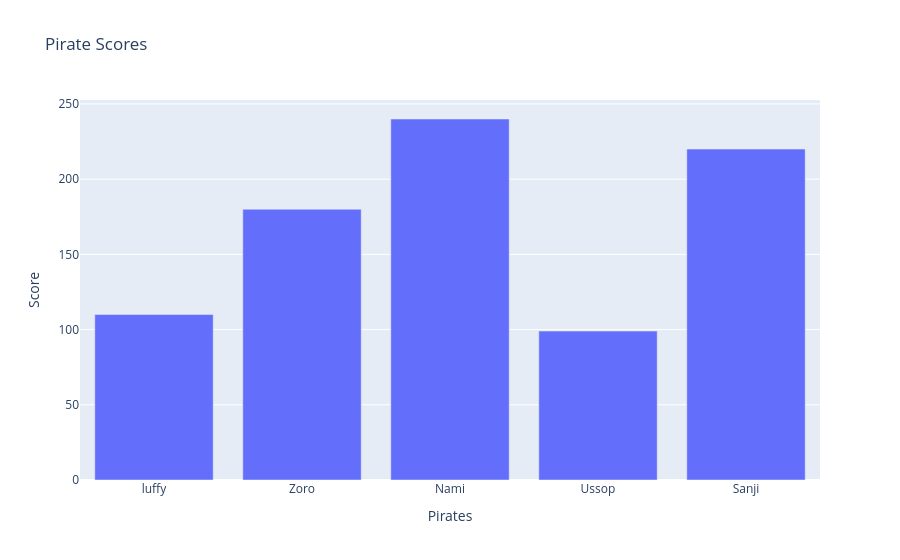

Write notebook code for a chart like this one.
### Code cell
graph = go.Figure()

graph.add_trace(go.Bar(x=x1,
                     y=y1,))

graph.update_layout(title='Pirate Scores',
                  xaxis_title='Pirates',
                  yaxis_title='Score')

graph.show()

### Figure 1 — Plotly figure (JSON) as saved in the notebook; plotly's stock layout.template omitted (floating-point values rounded to 4 significant figures)
{"data": [{"type": "bar", "x": ["luffy", "Zoro", "Nami", "Ussop", "Sanji"], "y": [110, 180, 240, 99, 220]}], "layout": {"title": {"text": "Pirate Scores"}, "xaxis": {"title": {"text": "Pirates"}}, "yaxis": {"title": {"text": "Score"}}}}
